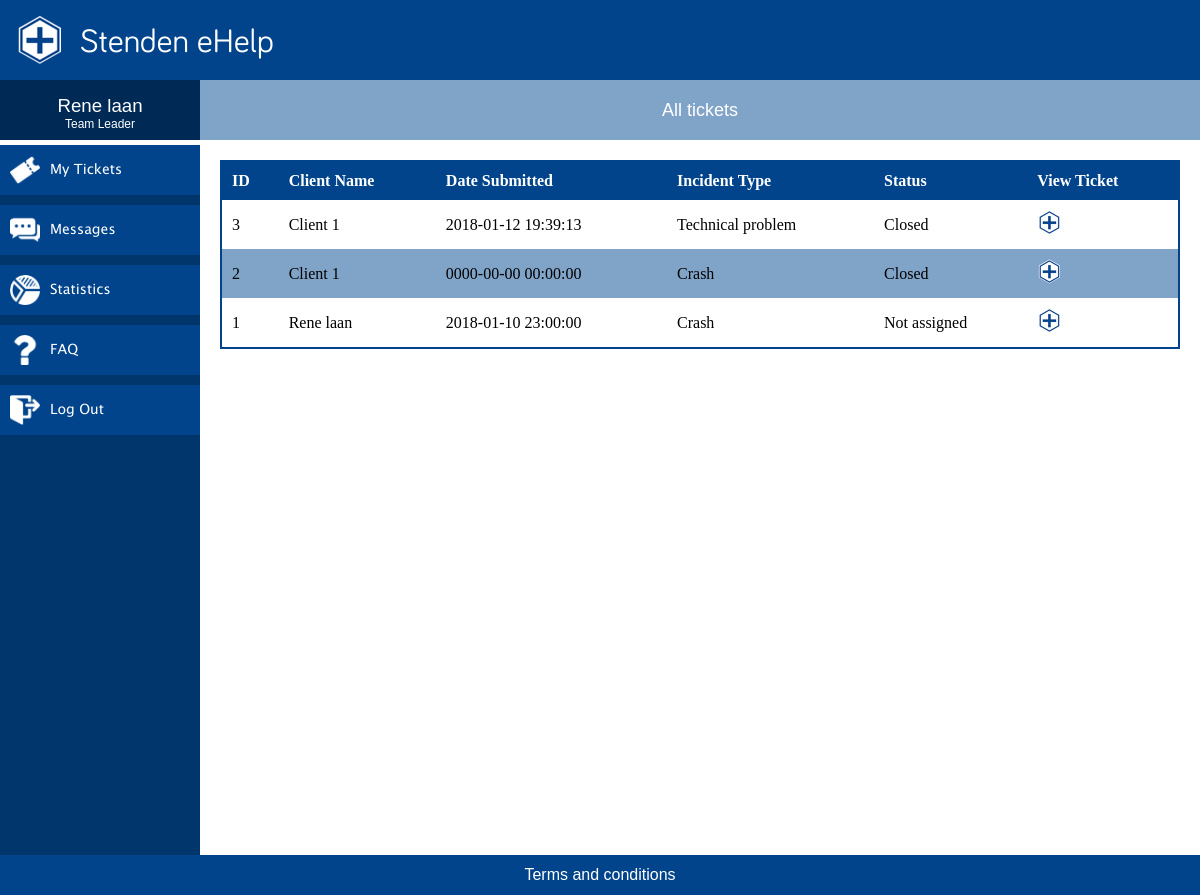
/tickets.php (signed in), run on the app's committed database.
### tables this page shows
CREATE TABLE `incident` (
  `incident_id` int(11) NOT NULL,
  `client_id` int(5) DEFAULT NULL,
  `operator_id` int(5) DEFAULT NULL,
  `status_id` int(11) DEFAULT '1',
  `category_id` int(11) DEFAULT NULL,
  `description` varchar(512) DEFAULT NULL,
  `solution` varchar(512) DEFAULT NULL,
  `start_date` timestamp NULL DEFAULT CURRENT_TIMESTAMP,
  `end_date` datetime DEFAULT NULL
);

CREATE TABLE `users` (
  `id` int(5) NOT NULL,
  `isEmployee` tinyint(1) NOT NULL DEFAULT '0',
  `name` varchar(60) NOT NULL,
  `phone` varchar(15) NOT NULL,
  `email` varchar(60) NOT NULL,
  `username` varchar(32) NOT NULL,
  `password` varchar(60) NOT NULL,
  `has_maintenance_license` tinyint(1) NOT NULL DEFAULT '0',
  `position_id` int(5) NOT NULL,
  `contact_id` int(5) NOT NULL
);

CREATE TABLE `category` (
  `category_id` int(11) NOT NULL,
  `category_name` varchar(30) NOT NULL
);

CREATE TABLE `status` (
  `status_id` int(11) NOT NULL,
  `status_name` varchar(30) NOT NULL
);

### php/permissions.php (called while the page is built, shortened)
<?php
$permissionTable = [
    "client" => [
        "view" => ['faq.php', 'submitTicket.php', 'MyTickets.php'],
        "edit" => ['my_tickets.php', 'my_account.php'],
        "delete" => ['my_tickets.php']
    ],
    "employee" => [
        "view" => ['dashboard.php', 'my_tickets.php', 'open_tickets.php', 'my_account.php'],
        "edit" => ['my_tickets.php', 'my_account.php'],
    ],
    "team leader" => [
        "view" => ['tickets.php', 'MyTickets.php', 'messages.php', 'statistics.php', 'faq.php'],
        "edit" => ['my_tickets.php', 'my_account.php'],
    ]
];

### tickets.php (the view, shortened to what this page needs)
<?php
    require "php/requirements.php";
    if(is_employee()){
        $sql = "SELECT * FROM incident
                    INNER JOIN users ON incident.client_id = users.id
                    INNER JOIN category ON incident.category_id = category.category_id
                    INNER JOIN status ON incident.status_id = status.status_id
                    -- WHERE operator_id = {$_SESSION['id']}
                    ORDER BY incident_id DESC";
    }
    $qry = mysqli_query($conn, $sql);
?>
<!DOCTYPE HTML>
<html lang="en">
    <head>
        <link rel="stylesheet" href="css/mainCSS.css">
    </head>
    <body>
    <div class="wrapper">
        <div class="header">
            <div class="logo">
                <img src="img/logo.png" alt="Stenden eHelp">
            </div>
            <p>Stenden eHelp</p>
        </div>
        <div id="content-wrapper">
            <div id="sidebar">
                <div class="userDetails">
                    <div class="clientName"><p><?php echo $_SESSION['name']; ?></p></div>
                    <div class="clientType"><p><?php echo $_SESSION['userType']; ?></p></div>
                </div>
                <div class="titleDivider"></div>
                <div class="navWrapper">
                    <?= generateMenu() ?>
                </div>
            </div>
            <div class="content">
                <div class="titleBox"><p>All tickets</p>
                  <?php if (mysqli_num_rows($qry) == 0) { ?>
                      <h1>No tickets have been submitted yet.</h1>
                  <?php } else { ?>
                      <table class="fancy-table">
                          <tr>
                              <th>ID</th>
                              <?php if(is_employee()){ ?>
                                  <th>Client Name</th>
                              <?php } else { ?>
                                  <th>Operator Name</th>
                              <?php } ?>
                              <th>Date Submitted</th>
                              <th>Incident Type</th>
                              <th>Status</th>
                              <th>View Ticket</th>
                          </tr>
                          <?php while ($row = mysqli_fetch_assoc($qry)){ ?>
                              <tr>
                                  <td><?= $row['incident_id'] ?></td>
                                  <td><?= $row['name'] ?></td>
                                  <td><?= $row['start_date'] ?></td>
                                  <td><?= $row['category_name'] ?></td>
                                  <td><?= $row['status_name'] ?></td>
                                  <td><a href='ViewTicket.php'><img src='img/logo.png' alt='logo link' width='25px' height='25px'></a></td>
                              </tr>
                          <?php } ?>
                      </table>
                  <?php } ?>
                </div>
            </div>
        </div>
        <div class="footer">
            <div class="terms">
                <p>Terms and conditions</p>
            </div>
        </div>
    </div>
    </body>
</html>

### css/mainCSS.css (style rules this page uses)
* { padding:0px; margin:0px; box-sizing: border-box; -webkit-box-sizing: border-box; -moz-box-sizing: border-box; }
img { max-width:100%; max-height:100%; }
p { font-family: 'information', 'Arial', sans-serif; }
.fancy-table { width: calc(100% - 40px); border: 2px solid #01448B; border-collapse: collapse; margin: 20px; float: left; }
.fancy-table th { text-align: left; background: #01448B; color: white; padding: 10px; }
.fancy-table tr:nth-child(odd) { background: #fff; }
.fancy-table tr:nth-child(odd) { background: #80A3C8; }
.fancy-table td { padding: 10px; }
.wrapper { min-height: 100vh; width: 100%; float:left; }
.wrapper .header { width: 100%; height: 80px; background-color: #01448b; float:left; }
.wrapper .header p { font-family: 'eStenden', 'Arial', sans-serif; float:left; color: white; font-size: 25pt; line-height: 80px; margin: 0; }
.wrapper .header .logo { float:left; height: 50px; margin: 15px; }
.wrapper #content-wrapper { width: 100%; float: left; margin-bottom: 30px; }
.wrapper #content-wrapper #sidebar { width: 200px; min-height: calc(100vh - 80px); float: left; }
.wrapper #content-wrapper #sidebar .userDetails { width: 100%; height: 60px; float: left; background-color: #002a56; padding-top: 15px; }
.wrapper #content-wrapper #sidebar .userDetails .clientName p { color:white; text-align: center; font-size:14pt; }
.wrapper #content-wrapper #sidebar .userDetails .clientType p { color:white; text-align: center; font-size: 9pt; }
.wrapper #content-wrapper #sidebar .titleDivider { height: 5px; width: 100%; background-color: #fff; float:left; }
.wrapper #content-wrapper #sidebar .navWrapper { width: 100%; background-color: #01366d; min-height: calc(100vh - 80px); float: left; }
.wrapper #content-wrapper .content { width: calc(100% - 200px); min-height: calc(100vh - 80px); float: left; }
.wrapper #content-wrapper .content .titleBox { height: 60px; width: 100%; background-color: #80a3c8; float:left; }
.wrapper #content-wrapper .content .titleBox p { padding: 0; line-height: 60px; text-align: center; color: white; font-size: 18px; }
.wrapper .footer { width: 100%; float: left; background-color:#01448b; position: fixed; text-align: center; line-height: 40px; bottom: 0; color: white; }

### data on the page
incident: incident_id "3", client.name "Client 1", start_date "2018-01-12 19:39:13", category.category_name "Technical problem", status.status_name "Closed"
incident: incident_id "2", client.name "Client 1", start_date "0000-00-00 00:00:00", category.category_name "Crash", status.status_name "Closed"
incident: incident_id "1", client.name "Rene laan", start_date "2018-01-10 23:00:00", category.category_name "Crash", status.status_name "Not assigned"

### other printed values
$_SESSION['name'] "Rene laan"
$_SESSION['userType'] "Team Leader"
$fileName "My Tickets"
$fileName "Messages"
$fileName "Statistics"
$fileName "FAQ"
